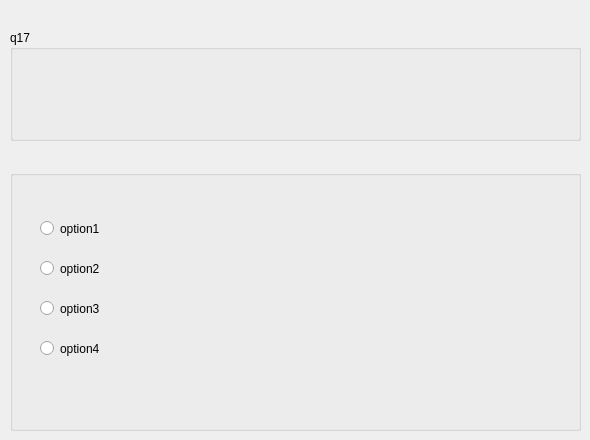
    <widget class="QWidget" name="page_17">
     <widget class="QGroupBox" name="groupBox_24">
      <property name="geometry">
       <rect>
        <x>10</x>
        <y>170</y>
        <width>571</width>
        <height>261</height>
       </rect>
      </property>
      <property name="title">
       <string/>
      </property>
      <widget class="QRadioButton" name="option1_16">
       <property name="geometry">
        <rect>
         <x>30</x>
         <y>50</y>
         <width>82</width>
         <height>17</height>
        </rect>
       </property>
       <property name="text">
        <string>option1</string>
       </property>
      </widget>
      <widget class="QRadioButton" name="option2_16">
       <property name="geometry">
        <rect>
         <x>30</x>
         <y>90</y>
         <width>82</width>
         <height>17</height>
        </rect>
       </property>
       <property name="text">
        <string>option2</string>
       </property>
      </widget>
      <widget class="QRadioButton" name="option3_16">
       <property name="geometry">
        <rect>
         <x>30</x>
         <y>130</y>
         <width>82</width>
         <height>17</height>
        </rect>
       </property>
       <property name="text">
        <string>option3</string>
       </property>
      </widget>
      <widget class="QRadioButton" name="option4_16">
       <property name="geometry">
        <rect>
         <x>30</x>
         <y>170</y>
         <width>82</width>
         <height>17</height>
        </rect>
       </property>
       <property name="text">
        <string>option4</string>
       </property>
      </widget>
      <widget class="QLabel" name="answer1_16">
       <property name="geometry">
        <rect>
         <x>40</x>
         <y>70</y>
         <width>47</width>
         <height>13</height>
        </rect>
       </property>
       <property name="text">
        <string/>
       </property>
      </widget>
      <widget class="QLabel" name="answer2_16">
       <property name="geometry">
        <rect>
         <x>40</x>
         <y>190</y>
         <width>47</width>
         <height>13</height>
        </rect>
       </property>
       <property name="text">
        <string/>
       </property>
      </widget>
      <widget class="QLabel" name="answer3_16">
       <property name="geometry">
        <rect>
         <x>40</x>
         <y>150</y>
         <width>47</width>
         <height>13</height>
        </rect>
       </property>
       <property name="text">
        <string/>
       </property>
      </widget>
      <widget class="QLabel" name="answer4_16">
       <property name="geometry">
        <rect>
         <x>40</x>
         <y>110</y>
         <width>47</width>
         <height>13</height>
        </rect>
       </property>
       <property name="text">
        <string/>
       </property>
      </widget>
     </widget>
     <widget class="QGroupBox" name="groupBox_37">
      <property name="geometry">
       <rect>
        <x>10</x>
        <y>30</y>
        <width>571</width>
        <height>111</height>
       </rect>
      </property>
      <property name="title">
       <string>q17</string>
      </property>
      <widget class="QLabel" name="questionLabel_19">
       <property name="geometry">
        <rect>
         <x>20</x>
         <y>10</y>
         <width>541</width>
         <height>91</height>
        </rect>
       </property>
       <property name="text">
        <string/>
       </property>
      </widget>
     </widget>
    </widget>
